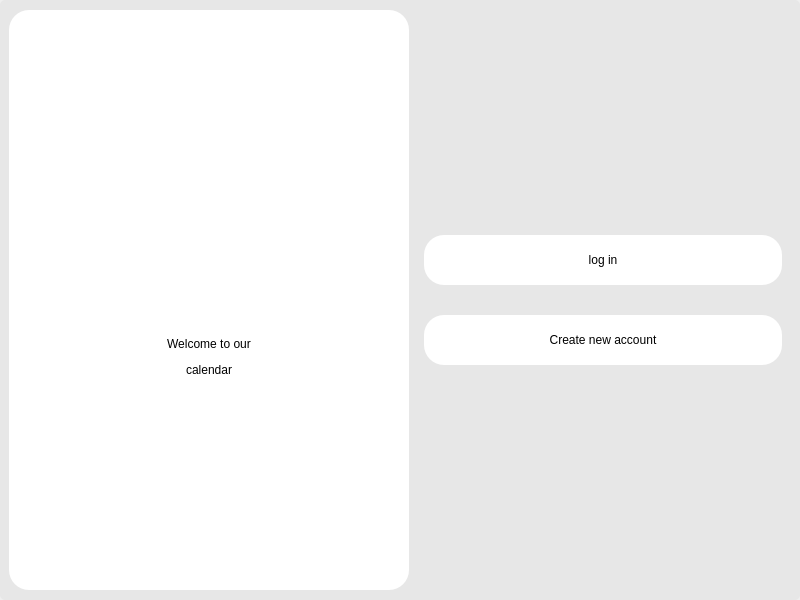
<?xml version="1.0" encoding="UTF-8"?>
<ui version="4.0">
 <class>Dialog</class>
 <widget class="QDialog" name="Dialog">
  <property name="geometry">
   <rect>
    <x>0</x>
    <y>0</y>
    <width>800</width>
    <height>600</height>
   </rect>
  </property>
  <property name="minimumSize">
   <size>
    <width>800</width>
    <height>600</height>
   </size>
  </property>
  <property name="windowTitle">
   <string>Dialog</string>
  </property>
  <property name="sizeGripEnabled">
   <bool>false</bool>
  </property>
  <layout class="QHBoxLayout" name="horizontalLayout_2">
   <property name="leftMargin">
    <number>0</number>
   </property>
   <property name="topMargin">
    <number>0</number>
   </property>
   <property name="rightMargin">
    <number>0</number>
   </property>
   <property name="bottomMargin">
    <number>0</number>
   </property>
   <item>
    <widget class="QWidget" name="widget" native="true">
     <property name="minimumSize">
      <size>
       <width>800</width>
       <height>600</height>
      </size>
     </property>
     <property name="styleSheet">
      <string notr="true">color: rgb(0, 0, 0);
background-color: rgb(231, 231, 231);
border-radius: 5px;
font: 11pt &quot;LG Smart UI Regular&quot;;</string>
     </property>
     <layout class="QHBoxLayout" name="horizontalLayout">
      <item alignment="Qt::AlignHCenter|Qt::AlignVCenter">
       <widget class="QFrame" name="frame_2">
        <property name="minimumSize">
         <size>
          <width>400</width>
          <height>580</height>
         </size>
        </property>
        <property name="maximumSize">
         <size>
          <width>16777215</width>
          <height>16777215</height>
         </size>
        </property>
        <property name="styleSheet">
         <string notr="true">color: rgb(0, 0, 0);
background-color: rgb(255, 255, 255);
border-radius: 20px;
font: 12pt &quot;LG Smart UI Regular&quot;;</string>
        </property>
        <property name="frameShape">
         <enum>QFrame::StyledPanel</enum>
        </property>
        <property name="frameShadow">
         <enum>QFrame::Raised</enum>
        </property>
        <layout class="QVBoxLayout" name="verticalLayout_2">
         <property name="spacing">
          <number>0</number>
         </property>
         <property name="leftMargin">
          <number>0</number>
         </property>
         <property name="topMargin">
          <number>100</number>
         </property>
         <property name="rightMargin">
          <number>0</number>
         </property>
         <property name="bottomMargin">
          <number>150</number>
         </property>
         <item alignment="Qt::AlignHCenter|Qt::AlignVCenter">
          <widget class="QLabel" name="label_2">
           <property name="minimumSize">
            <size>
             <width>100</width>
             <height>100</height>
            </size>
           </property>
           <property name="maximumSize">
            <size>
             <width>100</width>
             <height>100</height>
            </size>
           </property>
           <property name="text">
            <string/>
           </property>
           <property name="pixmap">
            <pixmap>../icons/calendar.png</pixmap>
           </property>
           <property name="scaledContents">
            <bool>true</bool>
           </property>
           <property name="alignment">
            <set>Qt::AlignCenter</set>
           </property>
          </widget>
         </item>
         <item alignment="Qt::AlignHCenter|Qt::AlignVCenter">
          <widget class="QLabel" name="label">
           <property name="styleSheet">
            <string notr="true">
font: 20pt &quot;LG Smart UI Regular&quot;;
color: rgb(0, 0, 0);</string>
           </property>
           <property name="text">
            <string>&lt;html&gt;&lt;head/&gt;&lt;body&gt;&lt;p align=&quot;center&quot;&gt;Welcome to our&lt;/p&gt;&lt;p align=&quot;center&quot;&gt;calendar&lt;/p&gt;&lt;/body&gt;&lt;/html&gt;</string>
           </property>
          </widget>
         </item>
        </layout>
       </widget>
      </item>
      <item alignment="Qt::AlignVCenter">
       <widget class="QFrame" name="frame">
        <property name="frameShape">
         <enum>QFrame::StyledPanel</enum>
        </property>
        <property name="frameShadow">
         <enum>QFrame::Raised</enum>
        </property>
        <layout class="QVBoxLayout" name="verticalLayout">
         <property name="spacing">
          <number>30</number>
         </property>
         <item>
          <widget class="QPushButton" name="login">
           <property name="minimumSize">
            <size>
             <width>0</width>
             <height>50</height>
            </size>
           </property>
           <property name="sizeIncrement">
            <size>
             <width>0</width>
             <height>0</height>
            </size>
           </property>
           <property name="styleSheet">
            <string notr="true">color: rgb(0, 0, 0);
background-color: rgb(255, 255, 255);
border-radius: 20px;
font: 12pt &quot;LG Smart UI Regular&quot;;</string>
           </property>
           <property name="text">
            <string>log in</string>
           </property>
          </widget>
         </item>
         <item>
          <widget class="QPushButton" name="new_account">
           <property name="minimumSize">
            <size>
             <width>0</width>
             <height>50</height>
            </size>
           </property>
           <property name="sizeIncrement">
            <size>
             <width>0</width>
             <height>0</height>
            </size>
           </property>
           <property name="styleSheet">
            <string notr="true">color: rgb(0, 0, 0);
background-color: rgb(255, 255, 255);
border-radius: 20px;
font: 12pt &quot;LG Smart UI Regular&quot;;</string>
           </property>
           <property name="text">
            <string>Create new account</string>
           </property>
          </widget>
         </item>
        </layout>
       </widget>
      </item>
     </layout>
    </widget>
   </item>
  </layout>
 </widget>
 <resources>
  <include location="../button_icon.qrc"/>
 </resources>
 <connections/>
</ui>
